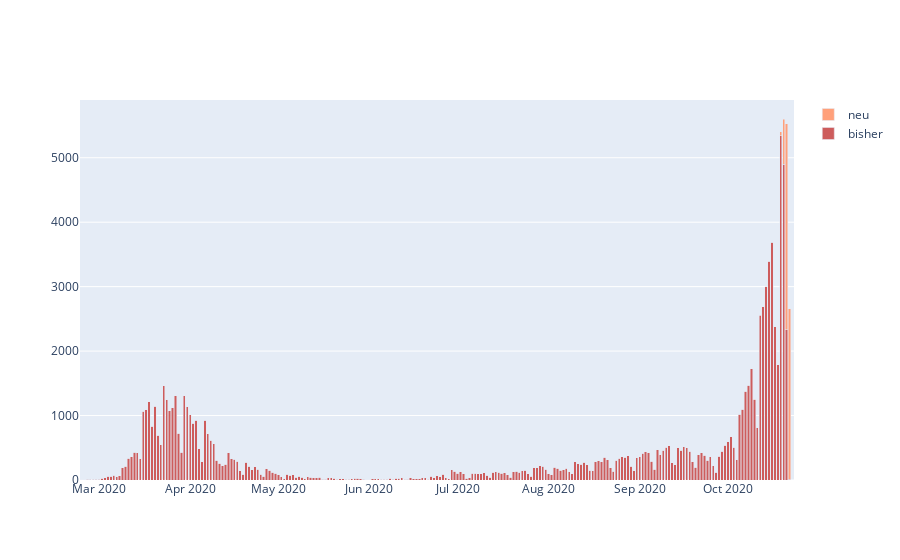

The cell this chart's notebook holds for it:
### Code cell
fig = go.Figure(data=[
    go.Bar(x=df_ch.case_date, y=df_ch.conf-df_ch.new_conf, marker_color='indianred', name = 'bisher'),
    go.Bar(x=df_ch.case_date, y=df_ch.new_conf, marker_color='lightsalmon', name = 'neu')
])
# Change the bar mode
fig.update_layout(barmode='stack')
fig.show()

### Figure 1 — Plotly figure (JSON) as saved in the notebook; plotly's stock layout.template omitted (floating-point values rounded to 4 significant figures; data arrays with more than 128 entries replaced by an {"elided": "..."} marker saying what was removed)
{"data": [{"marker": {"color": "indianred"}, "name": "bisher", "type": "bar", "x": {"elided": "243 str values"}, "y": {"elided": "243 int values"}}, {"marker": {"color": "lightsalmon"}, "name": "neu", "type": "bar", "x": {"elided": "243 str values"}, "y": {"elided": "243 int values"}}], "layout": {"barmode": "stack"}}
